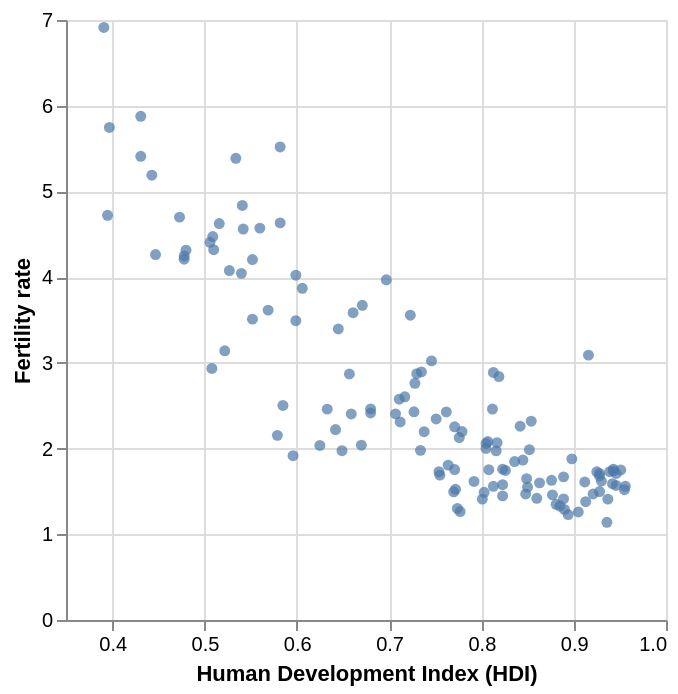

The notebook cell saved with this chart:
### Markdown cell above
The scatterplot suggests that HDI is linked with lower fertility. While the relationship is not perfectly linear, a linear approximation seems to provide a reasonable fit.`

### Code cell
base = alt.Chart(data)
    
scatter_hdi = base.mark_circle().encode( 
    x = alt.X("hdi:Q",
              scale = alt.Scale(zero = False),
              title = "Human Development Index (HDI)"), 
    y = alt.Y("fertility_total:Q",
              title = "Fertility rate")
).properties(
    width = 300,
    height = 300)

scatter_hdi

### Figure 1 — Vega-Lite specification as saved in the notebook (floating-point values rounded to 4 significant figures; data arrays with more than 128 entries replaced by an {"elided": "..."} marker saying what was removed)
{"$schema": "https://vega.github.io/schema/vega-lite/v5.20.1.json", "config": {"view": {"continuousHeight": 300, "continuousWidth": 300}}, "data": {"name": "data-accef6edfcc22ad026ad416e1ee30720"}, "datasets": {"data-accef6edfcc22ad026ad416e1ee30720": {"elided": "129 records"}}, "encoding": {"x": {"field": "hdi", "scale": {"zero": false}, "title": "Human Development Index (HDI)", "type": "quantitative"}, "y": {"field": "fertility_total", "title": "Fertility rate", "type": "quantitative"}}, "height": 300, "mark": {"type": "circle"}, "width": 300}
